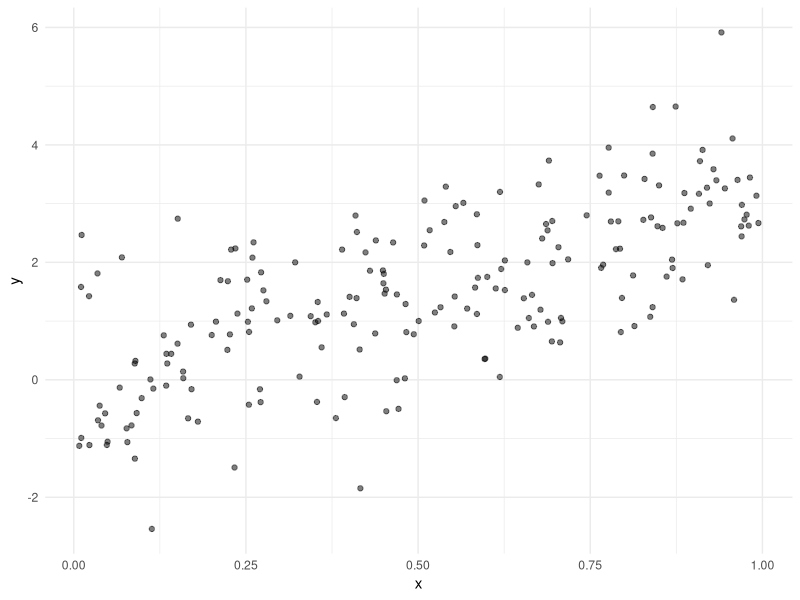
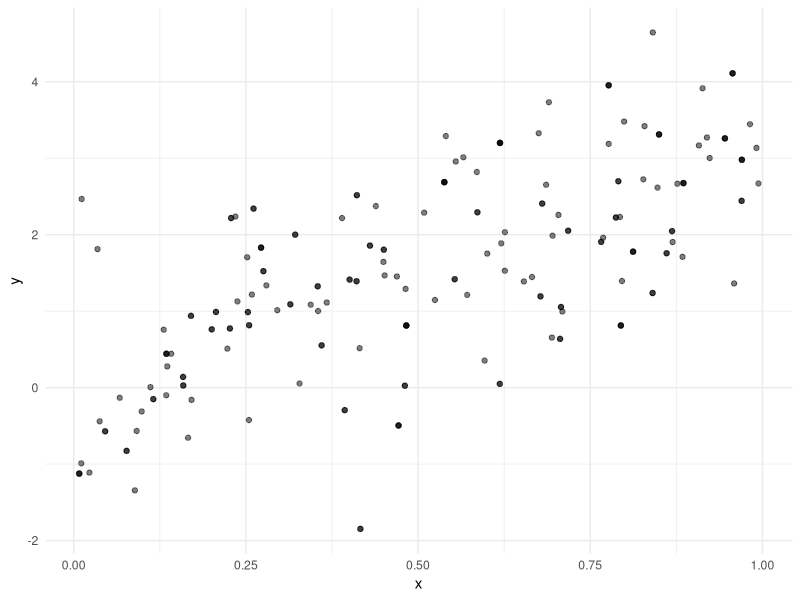

These figures' R source, in order:
library(tidyverse)

n <- 206
d <- tibble(x=runif(n)) %>%
  mutate(y=3*x+rnorm(n))

ggplot(d, aes(x, y)) + geom_point(alpha=0.5) +
  theme_minimal()

ggplot(d[sample(1:n, replace=TRUE), ], aes(x, y)) +
           geom_point(alpha=0.5) +
  theme_minimal()
